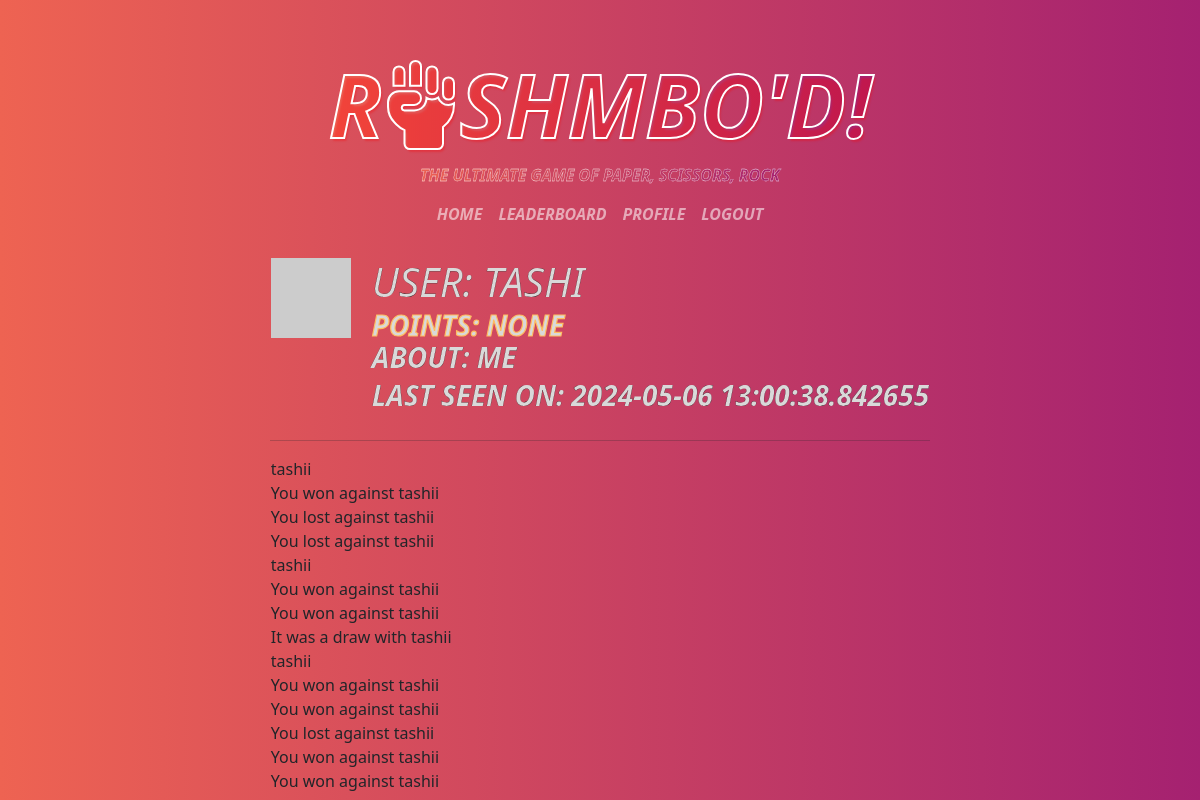
Page /user/tashi (signed in) on the committed database.
### app/models.py (models this page shows, shortened)
class User(UserMixin, db.Model):
    id: so.Mapped[int] = so.mapped_column(primary_key=True)
    username: so.Mapped[str] = so.mapped_column(sa.String(64), index=True,
                                                unique=True)
    email: so.Mapped[str] = so.mapped_column(sa.String(120), index=True,
                                             unique=True)
    password_hash: so.Mapped[Optional[str]] = so.mapped_column(sa.String(256))
    posts: so.WriteOnlyMapped['Post'] = so.relationship(
        back_populates='author')
    about_me: so.Mapped[Optional[str]] = so.mapped_column(sa.String(140))
    last_seen: so.Mapped[Optional[datetime]] = so.mapped_column(
        default=lambda: datetime.now(timezone.utc))
    points: so.Mapped[int] = so.mapped_column(sa.Integer, default=0, nullable=True)
    def avatar(self, size):
        digest = md5(self.email.lower().encode('utf-8')).hexdigest()
        return f'https://www.gravatar.com/avatar/{digest}?d=identicon&s={size}'

class Game (db.Model):
    id = db.Column(db.Integer, primary_key=True)
    user_id = db.Column(db.Integer, db.ForeignKey(User.id, name='game_user_fk'), index=True)
    opponent_id = db.Column(db.Integer, db.ForeignKey(User.id, name='game_opponent_fk'), index=True)
    user_move = db.Column(db.String(10))
    opponent_move = db.Column(db.String(10))
    result = db.Column(db.String(10), nullable=True)
    status = db.Column(db.String(10))
    user = db.relationship('User', foreign_keys=[user_id], backref='games_as_challenger', lazy=True)
    opponent = db.relationship('User', foreign_keys=[opponent_id], backref='opponent_games', lazy=True)

### app/routes.py (the view)
@app.route('/user/<username>')
@login_required
def user(username):
    user = db.first_or_404(sa.select(User).where(User.username == username))
    games = Game.query.filter(
            or_(
                Game.user_id == current_user.id,
                Game.opponent_id == current_user.id
            )
        ).all()
    return render_template('user.html', user=user, games=games)

### app/models.py (called while the page is built)
@login.user_loader
def load_user(id):
    return db.session.get(User, int(id))

### app/routes.py (called while the page is built)
@app.before_request
def before_request():
    if current_user.is_authenticated:
        current_user.last_seen = datetime.now(timezone.utc)
        db.session.commit()

### app/templates/user.html (shortened to what this page needs)
{% extends "base.html" %}
{% block content %}
<table class="profile">
    <tr valign="top">
        <td style="padding-right: 20px;"><img src="{{ user.avatar(128) }}"></td>
        <td>
            <h1>User: {{ user.username }}</h1>
            <div style="-webkit-text-stroke: 1.2px rgb(255, 190, 98)">Points: {{ user.points }}</div>
            <div style="margin-top: 10px;">{% if user.about_me %}<p>About: {{ user.about_me }}</p>{% endif %}</div>
            {% if user.last_seen %}<p style="margin-top: 1px;">Last seen on: {{ user.last_seen }}</p>{% endif %}
        </td>
    </tr>
</table>
    <hr>
<div>
    {% for game in games %}
        {% include '_post.html' %}
    {% endfor %}
</div>
{% endblock %}

### app/templates/_post.html
<table>
    <tr valign="top">
        <td>
            {% if game.status == 'Open' %}
                You have an open game! You played {{ game.user_move }}
            {% elif game.status == 'Closed' %}
                {% if game.user.username == user.username %}
                    {% if game.result == 'Lost' %}
                        You won against
                    {% elif game.result == 'Won' %}
                        You lost against
                    {% elif game.result == 'Draw' %}
                        It was a draw with
                    {% endif %}
                    {{ game.opponent.username }}
                {% else %}
                    {% if game.result == 'Lost' %}
                        You lost against
                    {% elif game.result == 'Won' %}
                        You won against
                    {% elif game.result == 'Draw' %}
                        It was a draw with
                    {% endif %}
                    {{ game.user.username }}
                {% endif %}
            {% endif %}
        </td>
    </tr>
</table>

### app/static/style/styles.css (style rules this page uses)
:root { --gradient: linear-gradient(90deg, #ee6352, purple, #ee6352); }
body { font-family: basic-sans, sans-serif; min-height: 100vh; display: flex; justify-content: center; align-items: center; font-size: 1.125em; line-height: 1.6; color: #333; background: #ddd; background-size: 300%; background-image: var(--gradient); animation: bg-animation 25s infinite; }
.profile { margin: 0 0 .5em; text-transform: uppercase; font-weight: 900; font-style: italic; font-size: 1.75rem; color: #d9d9d9; line-height: .8; margin: 0; -webkit-text-stroke: 0.2px rgb(0, 0, 0); }

### rows in the picture
User: username "TASHI", points "NONE", about_me "ME", last_seen "2024-05-06 13:00:38.842655"
Game: user.username "tashii"
Game: result "You won against", user.username "tashii"
Game: result "You lost against", user.username "tashii"
Game: result "You lost against", user.username "tashii"
Game: user.username "tashii"
Game: result "You won against", user.username "tashii"
Game: result "You won against", user.username "tashii"
Game: result "It was a draw with", user.username "tashii"
Game: user.username "tashii"
Game: result "You won against", user.username "tashii"
Game: result "You won against", user.username "tashii"
Game: result "You lost against", user.username "tashii"
Game: result "You won against", user.username "tashii"
Game: result "You won against", user.username "tashii"
